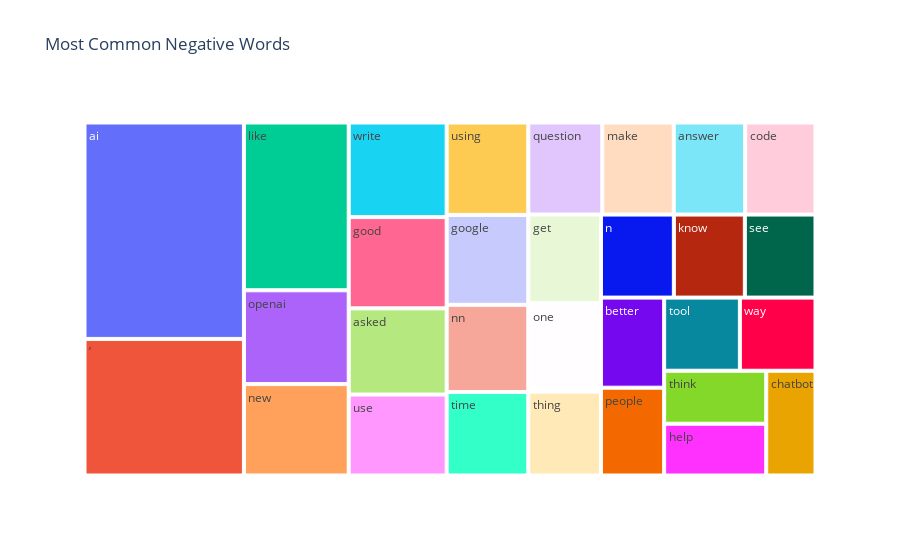

The cell this chart's notebook holds for it:
### Code cell
fig = px.treemap(temp_neg, path=['Common_words'], values='count',title='Most Common Negative Words')
fig.show()

### Figure 1 — Plotly figure (JSON) as saved in the notebook; plotly's stock layout.template omitted (floating-point values rounded to 4 significant figures)
{"data": [{"branchvalues": "total", "domain": {"x": [0, 1], "y": [0, 1]}, "hovertemplate": "labels=%{label}<br>count=%{value}<br>parent=%{parent}<br>id=%{id}<extra></extra>", "ids": ["ai", "answer", "asked", "better", "chatbot", "code", "get", "good", "google", "help", "know", "like", "make", "n", "new", "nn", "one", "openai", "people", "question", "see", "thing", "think", "time", "tool", "use", "using", "way", "write", "’"], "labels": ["ai", "answer", "asked", "better", "chatbot", "code", "get", "good", "google", "help", "know", "like", "make", "n", "new", "nn", "one", "openai", "people", "question", "see", "thing", "think", "time", "tool", "use", "using", "way", "write", "’"], "name": "", "parents": ["", "", "", "", "", "", "", "", "", "", "", "", "", "", "", "", "", "", "", "", "", "", "", "", "", "", "", "", "", ""], "type": "treemap", "values": [28593, 5447, 6996, 4719, 4278, 5369, 5337, 7409, 6082, 4378, 4885, 14573, 5448, 5018, 7940, 5896, 5326, 8146, 4599, 5648, 4863, 5047, 4484, 5649, 4591, 6570, 6251, 4583, 7677, 18046]}], "layout": {"legend": {"tracegroupgap": 0}, "title": {"text": "Most Common Negative Words"}}}
